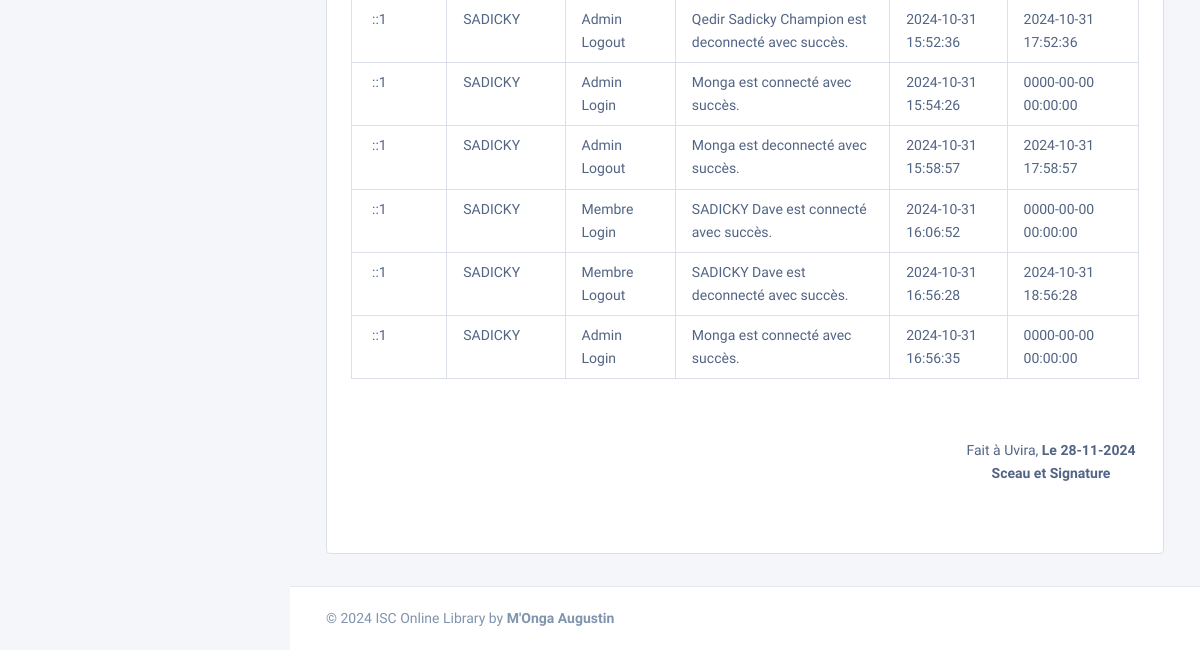
The page /log (signed in, lower part) on the database as committed earlier.
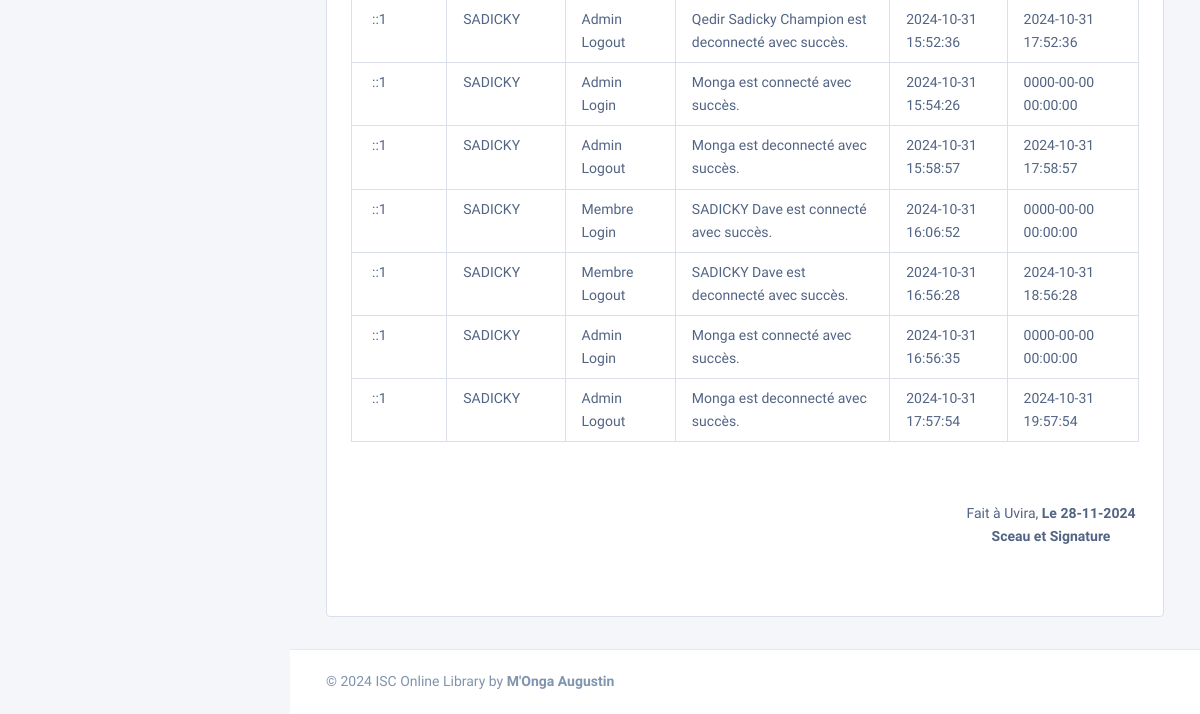
The same page on the database as committed later.
### tables this page shows
CREATE TABLE `tbl_logs` (
  `log_id` int(11) NOT NULL,
  `ip` varchar(40) NOT NULL,
  `agent` text NOT NULL,
  `host` varchar(200) NOT NULL,
  `descriptions` text NOT NULL,
  `action` varchar(200) NOT NULL,
  `created_at` timestamp NOT NULL DEFAULT current_timestamp(),
  `deconnect_at` datetime NOT NULL
);

### Models/Admin/login.class.php (called while the page is built, shortened)
<?php
Class Login
{
    public function getLogs()
    {
        $db = getConnection();
        $add = $db->prepare("SELECT * FROM tbl_logs");
        $add->execute();
        $tbP = array();
        while ($data =  $add->fetchObject()) {
            $tbP[] = $data;
        }
        return $tbP;
    }
}
?>

### Vues/Admin/log.php (the view, shortened to what this page needs)
<div class="nk-content-body pt-0">
    <div class="nk-block nk-block-lg">
        <div class="card card-bordered card-preview">
            <div class="card-inner">
                <?php if (isset($_POST['submit'])) : ?>
                    <table class="table table-bordered my-3">
                        <thead>
                            <tr class="tb-tnx-head">
                                <th>IP</th>
                                <th>HOST</th>
                                <th>DESCRIPTION</th>
                                <th>ACTION</th>
                                <th>CONNECTE</th>
                                <th>DECONNECTE</th>
                            </tr>
                        </thead>
                        <tbody>
                            <?php
                            require_once('Models/Admin/login.class.php');
                            $s = new Login();
                            $fdate = $_POST['fromdate'];
                            $tdate = $_POST['todate'];
                            @$data = $s->getLog($fdate, $tdate);
                            foreach ($data as $user) : ?>
                                <tr>
                                    <td><?= $user->ip ?></td>
                                    <td><?= $user->host ?></td>
                                    <td><?= $user->descriptions ?></td>
                                    <td><?= $user->action ?></td>
                                    <td><?= $user->created_at ?></td>
                                    <td><?= $user->deconnect_at ?></td>
                                </tr>
                            <?php
                            endforeach ?>
                        </tbody>
                    </table>
                <?php else: ?>
                    <table class="table table-bordered my-3">
                        <tbody>
                            <?php
                            foreach ($data as $user) : ?>
                                <tr>
                                    <td><?= $user->ip ?></td>
                                    <td><?= $user->host ?></td>
                                    <td><?= $user->descriptions ?></td>
                                    <td><?= $user->action ?></td>
                                    <td><?= $user->created_at ?></td>
                                    <td><?= $user->deconnect_at ?></td>
                                </tr>
                            <?php
                            endforeach ?>
                        </tbody>
                    </table>
                <?php endif ?>
                <div class="row py-5">
                    <div class="col-md-3"></div>
                    <div class="col-md-6"></div>
                    <div class="col-md-3">
                        <center>
                            <span>Fait à Uvira, <b>Le <?= date("d-m-Y") ?></b></span><br>
                            <b>Sceau et Signature</b>
                        </center>
                    </div>
                </div>
            </div>
        </div>
    </div>
</div>

Rows that differ between the two databases and show on the page:
added tbl_logs: ip "::1", host "SADICKY", descriptions "Admin Logout", action "Monga est deconnecté avec succès.", created_at "2024-10-31 17:57:54", deconnect_at "2024-10-31 19:57:54"
